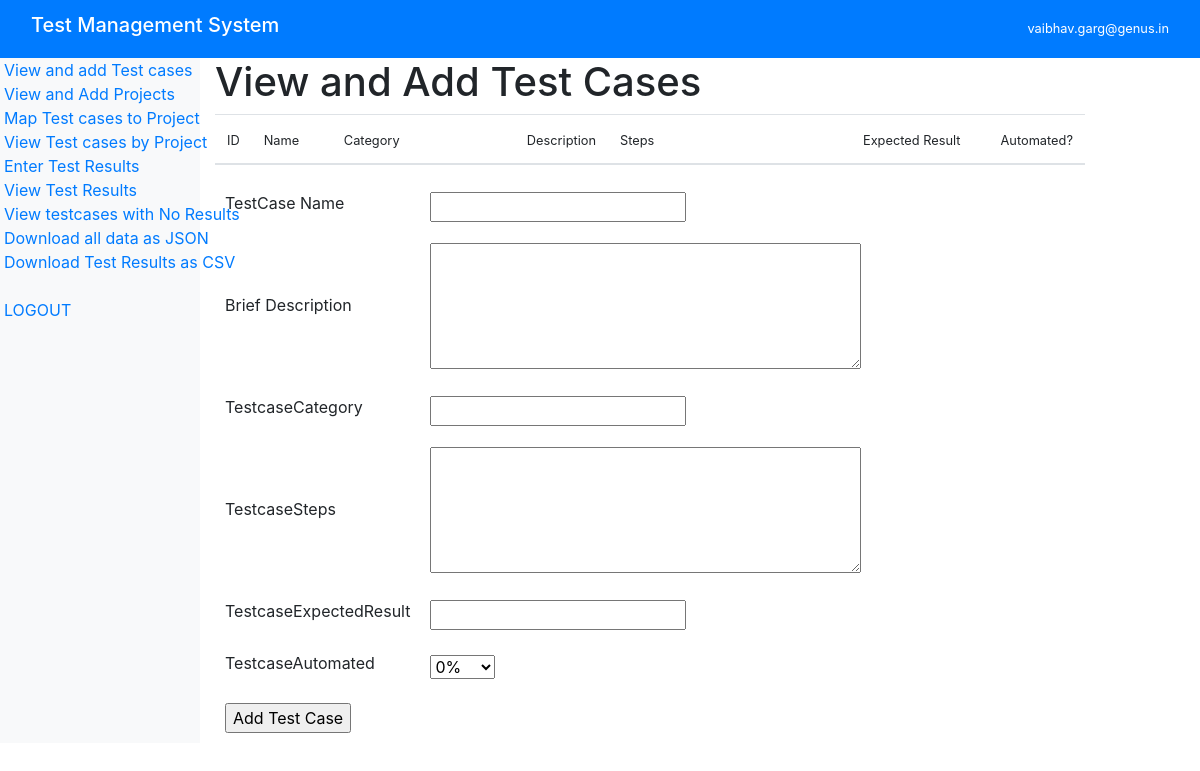
Before: /Testcases (signed in) with the older database file.
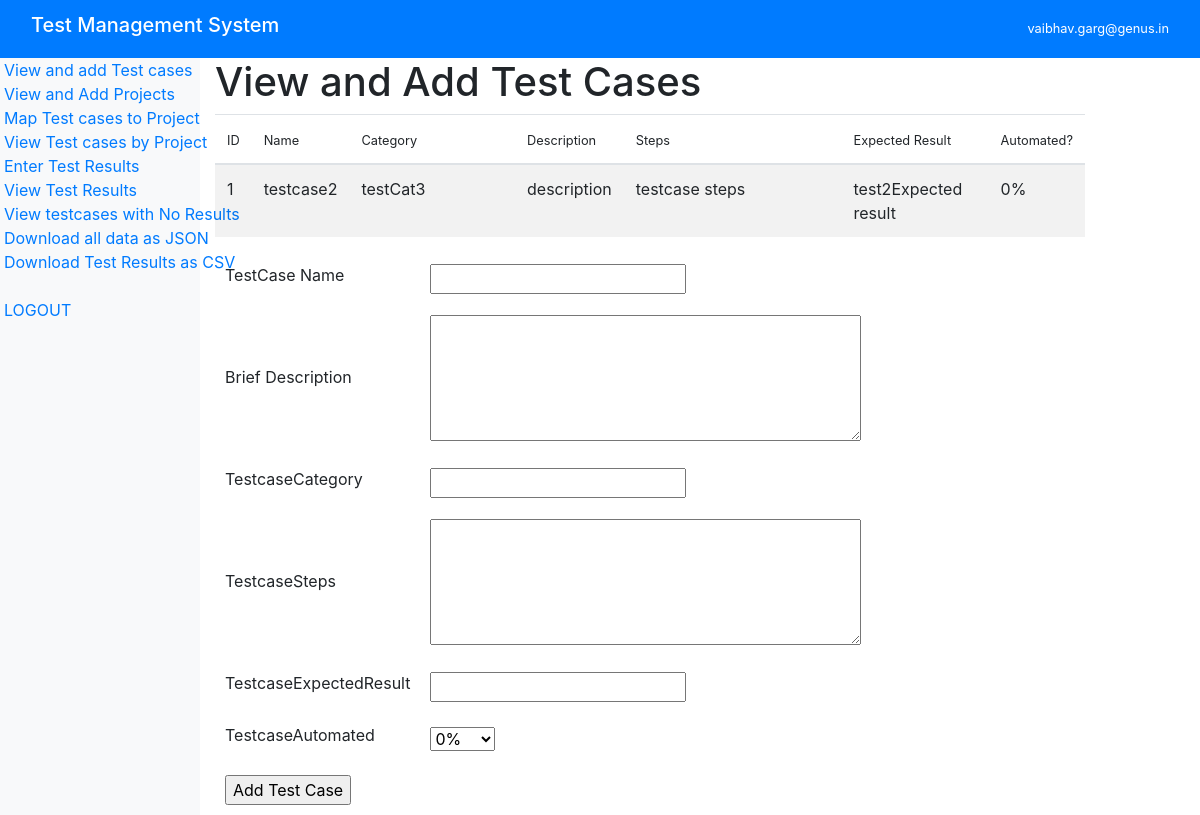
After: the same page with the newer database file.
### tables this page shows
CREATE TABLE users (
            username TEXT PRIMARY KEY,
            hash TEXT );

CREATE TABLE "Mst_testcases" (
	"testcase_id"	INTEGER,
	"name"	TEXT,
	"test_category"	TEXT,
	"description"	TEXT,
	"steps"	TEXT,
	"expected_result"	TEXT,
	"automated"	TEXT,
	"dateC"	TEXT,
	"userName"	TEXT,
	PRIMARY KEY("testcase_id")
);

### TMS.py (the view, shortened to what this page needs)
@app.route("/Testcases", methods=["GET", "POST"])
@login_required
def testcases():
    conn = sqlite3.connect("testing.db")
    c = conn.cursor()
    query = "SELECT * FROM Mst_testcases"
    testcases = [row for row in c.execute(query)]
    conn.close()
    return render_template("testcases.html", testcases=testcases)

### TMS.py (called while the page is built)
@login_manager.user_loader
def user_loader(email):
    conn = sqlite3.connect("testing.db")
    c = conn.cursor()
    c.execute(
        "SELECT * FROM users WHERE username=?",
        (email,),
    )
    user = c.fetchone()
    conn.close()
    if user:
        user = User()
        user.id = email
        return user
    return None

### templates/testcases.html (shortened to what this page needs)
{%extends "layout.html" %}
{% block content %}
    <h1> View and Add Test Cases</h1>
    <table id="table1" style="width: auto;" class="table table-striped">
        <thead>
        <tr>
            <th style="width: 2%"><small>ID</small> </th>
            <th style="width: 10%"><small>Name</small></th>
            <th style="width: 25%"><small>Category</small></th>
            <th style="width: 10%"><small>Description</small></th>
            <th style="width: 35%"><small>Steps</small></th>
            <th style="width: 20%"><small>Expected Result</small></th>
            <th style="width: 2%"><small>Automated?</small></th>
        </tr>
    </thead>
        {% for item in testcases%}
        <tr>
            <td>{{item[0]}} </td>
            <td>{{item[1]}}  </td>
            <td>{{item[2]}} </td>
            <td>{{item[3]}} </td>
            <td>{{item[4]}} </td>
            <td>{{item[5]}} </td>
            <td>{{item[6]}} </td>
        </tr>
        {%endfor%}
    </table>
    <form method="POST" action="/Testcases">
        <table style="width: auto;" cellpadding="10">
            <tr>
                <td>
                    <label for="letters">TestCase Name</label>
                </td>
                <td>
                    <input type="text" value = "" name = "TestcaseName" />
                </td>
            </tr>
            <tr>
                <td>
                    <label for="filtertext">Brief Description</label>
                </td>
                <td>
                    <textarea name="TestcaseDescription" cols="40" rows="5"></textarea>
                </td>
            </tr>
        <tr>
            <td>
                <label for="filtertext">TestcaseCategory</label>
            </td>
            <td>
                <input type="text" value = "" name = "TestcaseCategory" />
            </td>
        </tr>
        <tr>
            <td>
                <label for="filtertext">TestcaseSteps</label>
            </td>
            <td>
                <textarea name="TestcaseSteps" cols="40" rows="5"></textarea>
            </td>
        </tr>
        <tr>
            <td>
                <label for="filtertext">TestcaseExpectedResult</label>
            </td>
            <td>
                <input type="text" value = "" name = "TestcaseExpectedResult" /><br>
            </td>
        </tr>
        <tr>
            <td>
                <label for="filtertext">TestcaseAutomated</label>
            </td>
            <td>
                <select id="TestcaseAutomated" name="TestcaseAutomated">
                    <option value="0%">0%</option>
                  </select>
            </td>
        </tr>
        <tr>
            <td>
                <input type="submit" value="Add Test Case" name="addsrc" />
            </td>
        </tr>
    </table>
    </form>
    {% endblock content %}

### templates/layout.html (shortened to what this page needs)
<!DOCTYPE html>
<html lang="en">
<head>
    <link rel="stylesheet" type="text/css"
        href="https://cdnjs.cloudflare.com/ajax/libs/datatables/1.10.16/css/jquery.dataTables.min.css" />
    <link rel="stylesheet" type="text/css"
        href="https://cdnjs.cloudflare.com/ajax/libs/datatables/1.10.16/css/dataTables.bootstrap4.min.css" />
    <link rel="stylesheet" type="text/css"
        href="https://cdn.datatables.net/buttons/2.0.1/css/buttons.dataTables.min.css">
    <link rel="stylesheet" type="text/css"
        href="https://cdnjs.cloudflare.com/ajax/libs/bootstrap/4.5.3/css/bootstrap.min.css">
</head>
<body>
    <nav class="navbar navbar-dark bg-primary sticky-top">
        <div class="container-fluid">
            <a href="/about" class="navbar-brand">
                <h5>Test Management System</h5>
            </a>
            <small class="ml-auto text-white">{{ current_user.id}}</small> <br>
        </div>
    </nav>
    <div class="container-fluid">
        <div class="row" style="min-height:600px">
            <div class="col-2 px-1 bg-light" id="sticky-sidebar">
                <div class="position-fixed">
                    <a href="/Testcases">View and add Test cases</a><br>
                    <a href="/Projects ">View and Add Projects</a><br>
                    <a href="/maptc_projects">Map Test cases to Project</a><br>
                    <a href="/viewbyproject">View Test cases by Project</a><br>
                    <a href="/testresults">Enter Test Results</a><br>
                    <a href="/testresults_by_project">View Test Results</a><br>
                    <a href="/noresults">View testcases with No Results</a><br>
                    <a href="/downloadall">Download all data as JSON</a><br>
                    <a href="/downloadResults"> Download Test Results as CSV</a><br><br>
                    <a href="/logout"> LOGOUT</a>
                </div>
            </div>
            <div class="col-9" id="main">
                {% block content %}{% endblock %}
            </div>
        </div>
    </div>
</body>
</html>

Changed rows visible on the page:
added Mst_testcases: testcase_id "1", name "testcase2", test_category "testCat3", description "description", steps "testcase steps", expected_result "test2Expected result", automated "0%"
